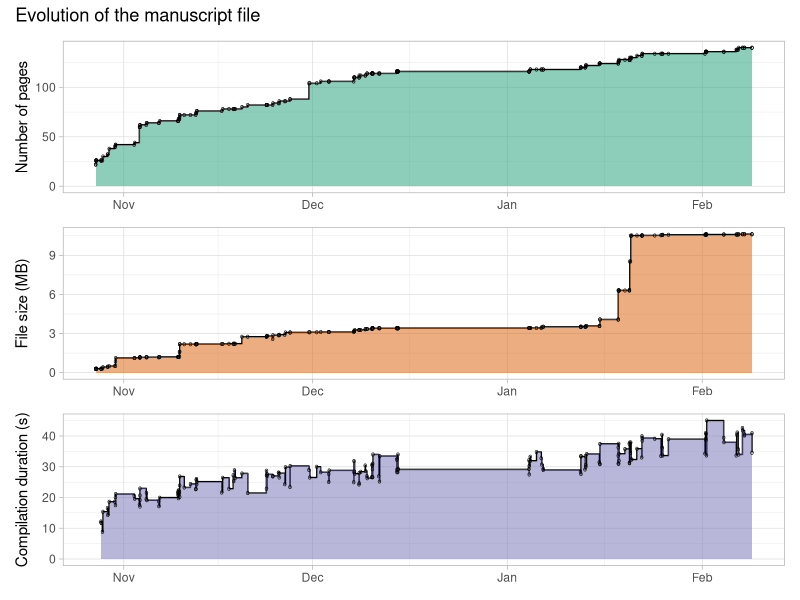

Write R code to recreate this figure.
library(ggplot2)
library(dplyr)
library(readr)
library(patchwork)

palette = c(
    "#1b9e77",
    "#d95f02",
    "#7570b3",
    "#e7298a",
    "#66a61e",
    "#e6ab02",
    "#a6761d",
    "#666666"
)

df = read.csv("build/thesis_data.csv") %>%
    mutate(timestamp=parse_datetime(as.character(timestamp), "%Y-%m-%d %H:%M:%S")) %>%
    mutate(file_size = file_size*1e-6)
df_lagged = df %>%
    mutate_at(vars(-("timestamp")),lag)
df_combined = bind_rows(old=df, new=df_lagged, .id="source") %>%
    arrange(timestamp, source)

draw_plot = function(ycol, color) {
    return(ggplot(df) +
    aes_string(x="timestamp", y=ycol) +
    geom_step() +
    geom_ribbon(data=df_combined, aes_string(ymin=0, ymax=ycol), fill=color, alpha=0.5) +
    geom_point(shape='o') +
    xlab("Timestamp") +
    expand_limits(y=0) +
    theme_light() +
    theme(axis.title.x = element_blank())
    )
}

p1 = draw_plot("nb_pages", palette[1]) +
    ylab("Number of pages")
p2 = draw_plot("file_size", palette[2]) +
    ylab("File size (MB)")
p3 = draw_plot("compilation_duration", palette[3]) +
    ylab("Compilation duration (s)")

plot = p1 / p2 / p3 + plot_annotation(
    title = 'Evolution of the manuscript file'
)

ggsave("build/evolution_plot.png", plot=plot, width=4, height=8)
